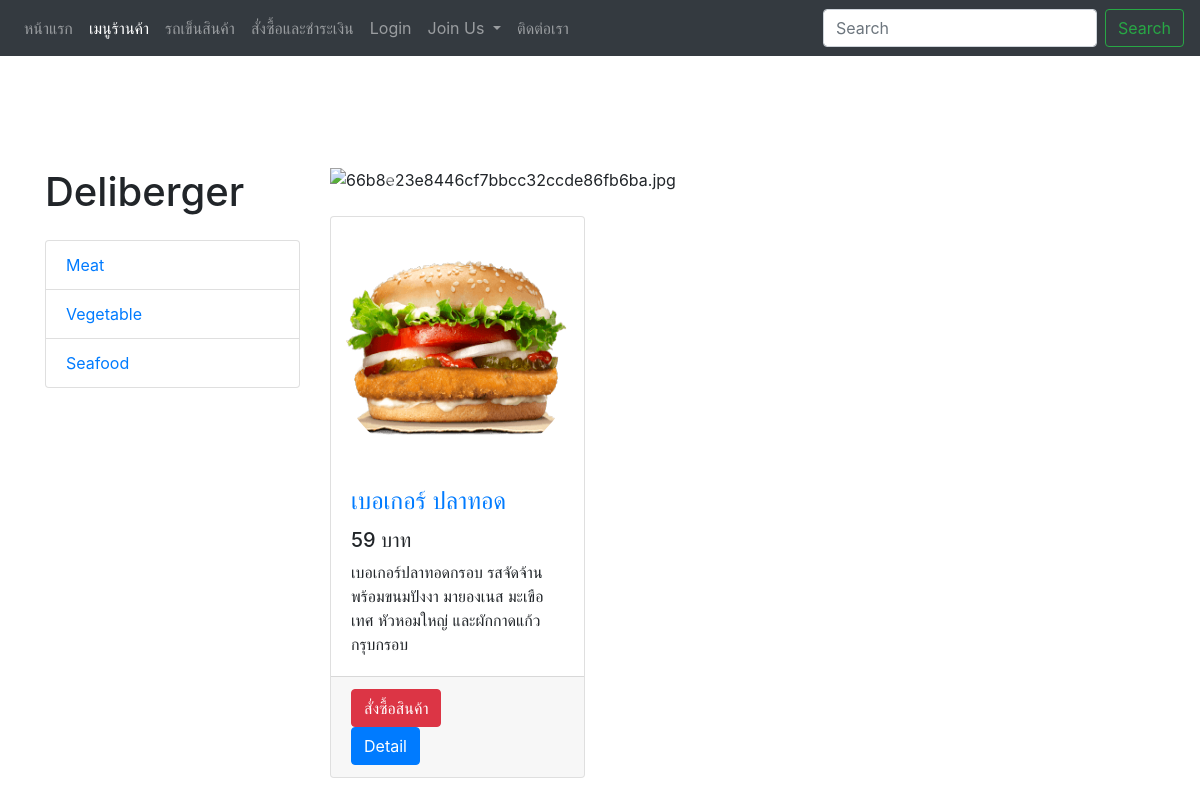
The page /seafood.php on the database its author committed.
### tables this page shows
CREATE TABLE `product` (
  `Product_ID` int(8) NOT NULL,
  `Product_name` varchar(30) NOT NULL,
  `Image_name` varchar(500) NOT NULL,
  `Price` float DEFAULT NULL,
  `Description` varchar(500) NOT NULL,
  `ingredient` varchar(100) NOT NULL
);

### seafood.php (the view, shortened to what this page needs)
<!doctype html>
<html lang="en">
  <head>
    <link rel="stylesheet" href="https://stackpath.bootstrapcdn.com/bootstrap/4.3.1/css/bootstrap.min.css">
    <nav class="navbar navbar-expand-lg navbar-dark bg-dark fixed-top">
  <div class="collapse navbar-collapse" id="navbarNavDropdown">
    <ul class="navbar-nav">
      <li class="nav-item ">
        <a class="nav-link" href="index.php">หน้าแรก </a>
      </li>
      <li class="nav-item active">
        <a class="nav-link" href="menu.php">เมนูร้านค้า <span class="sr-only">(current)</span></a>
      </li>
      <li class="nav-item ">
        <a class="nav-link" href="cart.php">รถเข็นสินค้า </a>
      </li>
      <li class="nav-item ">
        <a class="nav-link" href="checkout.php">สั่งซื้อและชำระเงิน </a>
      </li>
      <li class="nav-item dropdown ">
      <?php  if(isset($_SESSION['User_ID'])){ ?>
       <a class="nav-link dropdown-toggle" href="Logintest.php" id="navbarDropdownMenuLink" role="button" data-toggle="dropdown" aria-haspopup="true" aria-expanded="false">
        Member Login
      </a>
      <div class="dropdown-menu" aria-labelledby="navbarDropdownMenuLink">
        <a class="dropdown-item" href="resetpwd.php">Password Reset</a>
        <a class="dropdown-item" href="editprofile.php">Profile</a>
        <a class="dropdown-item" href="logout.php">ออกจากระบบสมาชิก</a>
      </div>
    </li>
      <?php } else{ ?>
        <li class="nav-item ">
        <a class="nav-link" href="Logintest.php">Login</a>
      </li>
      <?php } ?>
      <li class="nav-item dropdown">
        <a class="nav-link dropdown-toggle" href="#" id="navbarDropdownMenuLink" role="button" data-toggle="dropdown" aria-haspopup="true" aria-expanded="false">
          Join Us
        </a>
      </li>
      <li class="nav-item ">
        <a class="nav-link" href="Contact.html">ติดต่อเรา </a>
      </li>
    </ul>
  </div>
  <form class="form-inline" action="menuSearch.php" method="GET">
    <input class="form-control mr-sm-2" name="strSearch" type="search" placeholder="Search" aria-label="Search">
    <button class="btn btn-outline-success my-2 my-sm-0" type="submit">Search</button>
  </form>
</nav>
  </head>
<br><br><br><br>
<div class="container mt-5">
  <div class="row">
    <div class="col-lg-3">
	<h1 class="my-4">Deliberger</h1>
      <div class="list-group">
        <a href="meat.php" class="list-group-item">Meat</a>
        <a href="vegetable.php" class="list-group-item">Vegetable</a>
        <a href="seafood.php" class="list-group-item">Seafood</a>
      </div>
    </div>
    <div class="col-lg-9">
      <div id="carouselExampleIndicators" class="carousel slide my-4" data-ride="carousel">
        <ol class="carousel-indicators">
          <li data-target="#carouselExampleIndicators" data-slide-to="0" class="active"></li>
          <li data-target="#carouselExampleIndicators" data-slide-to="1"></li>
          <li data-target="#carouselExampleIndicators" data-slide-to="2"></li>
        </ol>
        <div class="carousel-inner" role="listbox">
          <div class="carousel-item active">
            <img class="d-block img-fluid"  src="https://www.img.in.th/images/66b8e23e8446cf7bbcc32ccde86fb6ba.jpg" alt="66b8e23e8446cf7bbcc32ccde86fb6ba.jpg" border="0"  alt="First slide">
          </div>
        </div>
        <a class="carousel-control-prev" href="#carouselExampleIndicators" role="button" data-slide="prev">
          <span class="carousel-control-prev-icon" aria-hidden="true"></span>
        </a>
        <a class="carousel-control-next" href="#carouselExampleIndicators" role="button" data-slide="next">
          <span class="carousel-control-next-icon" aria-hidden="true"></span>
        </a>
      </div>
      <div class="row">
<?php
	include ("db.php");
	$seafood = "seafood";
	$sql = "SELECT product.`Product_ID` , product.`Product_name` , product.`Image_name` , product.`price`, product.`Description`, ingredients.`name`, ingredients.`type` FROM product,ingredients WHERE ingredients.`name` = product.`ingredient` AND ingredients.`type` = '".$seafood."' ";
$con->query("SET NAMES UTF8");
        $query = $con->query($sql);
        $resultArray = array();
        while ($result = $query->fetch_array()) {
          $resultArray[] = $result;
        }
        if($resultArray != null){
          foreach($resultArray as $item){
            ?>
            <div class="col-lg-4 col-md-6 mb-4">
              <div class="card h-85">
                  <a ><img src="<?php echo  $item['Image_name']; ?>" width="250" height="250" class="rounded-circle" alt="" /></a>
               <div class="card-body">
                <h4 class="card-title">
                  <a href="Descriptionmenu.php"><?php echo $item['Product_name']; ?></a>
                </h4>
                <h5><?php echo $item['price']; ?> บาท</h5>
                <p class="card-text"><?php echo $item['Description']; ?></p>
              </div>
              <div class="card-footer">
                <button type="button" class="btn btn-danger" data-toggle="modal" data-target="#exampleModal" onclick="openModel(<?php echo $item['Product_ID'] ?>)">สั่งซื้อสินค้า</button>
                <form method="GET" action="Descriptionmenu.php">
                  <button type="submit" class="btn btn-primary">Detail</button>
                </form>
              </div>
            </div>
          </div>
        <?php }}
        ?>
      </div>
    </div>
  </div>
</div>
</body>
</html>

### rows shown on the page
product: Image_name (picture), Product_name "เบอเกอร์ ปลาทอด", Price "59", Description "เบอเกอร์ปลาทอดกรอบ รสจัดจ้าน พร้อมขนมปังงา มายองเนส มะเขือเทศ หัวหอมใหญ่ และผักกาดแก้วกรุบกรอบ"
